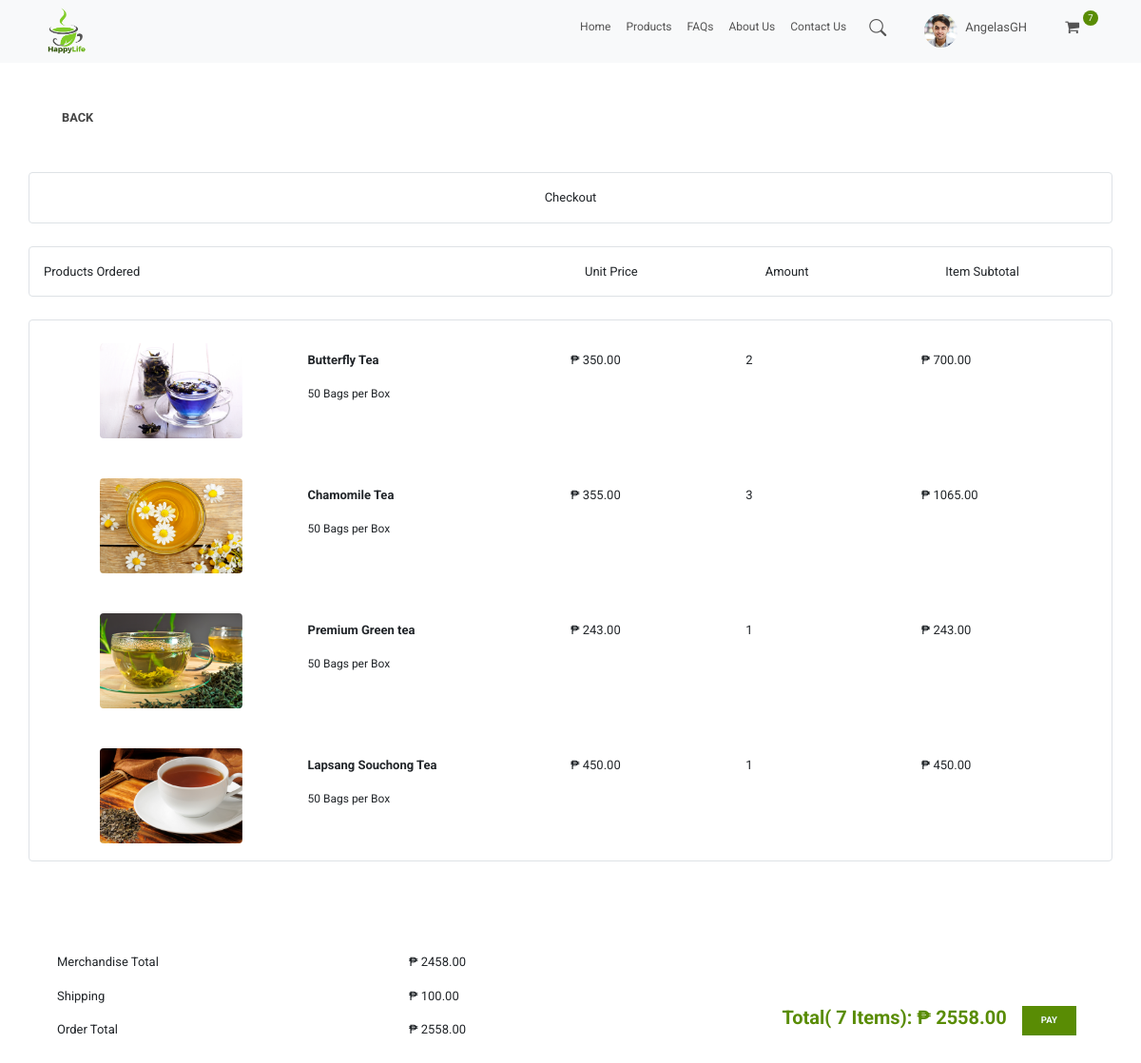
The app's page /user_checkout/ (signed in) with its own data.
### store/models.py (models this page shows, shortened)
class Order(models.Model):
    customer = models.ForeignKey(Customer, on_delete=models.SET_NULL, null=True, blank=True)
    date_ordered = models.DateTimeField(auto_now_add=True)
    complete = models.BooleanField(default=False, null=True, blank=False)
    transaction_id = models.CharField(max_length=100, null=True)
    @property
    def get_cart_total(self):
        orderitems = self.orderitem_set.all()
        total = sum([item.get_total for item in orderitems])
        return total
    def get_cart_items(self):
        orderitems = self.orderitem_set.all()
        total = sum([item.quantity for item in orderitems])
        return total
    @property
    def shipping_fee(self):
        shipping = self.get_cart_total + 100
        return shipping

class OrderItem(models.Model):
    product = models.ForeignKey(Product, on_delete=models.SET_NULL, null=True, blank=True)
    order = models.ForeignKey(Order, on_delete=models.SET_NULL, null=True, blank=True)
    quantity = models.IntegerField(default=0, null=True, blank=True)
    date_added = models.DateTimeField(auto_now_add=True)
    @property
    def get_total(self):
        total = self.product.price * self.quantity
        return total

class Product(models.Model):
    name = models.CharField(max_length=200)
    price = models.FloatField()
    details = models.CharField(max_length=500, null=True, blank=True)
    benefits = models.CharField(max_length=500, null=True, blank=True)
    image = models.ImageField(null=True, blank=True)
    @property
    def imageURL(self):
        try:
            url = self.image.url
        except:
            url = ''
        return url

### store/views.py (the view)
# urls.py: path('user_checkout/', views.user_checkout, name="user_checkout"),
def user_checkout(request):
    if request.user.is_authenticated:
        customer = request.user.customer
        order, created = Order.objects.get_or_create(customer=customer, complete=False)
        items = order.orderitem_set.all()
        cartItems = order.get_cart_items
    else:
        items = []
        order = {'get_cart_total': 0, 'get_cart_items': 0}
        cartItems = order['get_cart_items']
    context = {'items': items, 'order': order, 'cartItems': cartItems}
    return render(request, 'user/checkout.html', context)

### store/templates/user/checkout.html
{% extends 'user/home.html' %}
{% load static %}
{% block content %}
    <section id="signin-form" >
        <div class="container">
            <a href="{% url 'user_cart' %}"><button class="back-btn py-5">Back</button></a>
            <div class="row border rounded pt-3">
                <p class="col-lg-12 d-flex justify-content-center" >Checkout</p>
            </div>
            <br>
            <div class="row border rounded pt-3">
                <div class="col-lg-6">
                    <p>Products Ordered</p>
                </div>
                <div class="col-lg-2">
                    <p>Unit Price</p>
                </div>
                <div class="col-lg-2">
                    <p>Amount</p>
                </div>
                <div class="col-lg-2">
                    <p>Item Subtotal</p>
                </div>
            </div>
            <br>
            <div class="row border rounded">
            {% for item in items %}
            <div class="row p-3">
                <div class="col-lg-6">
                    <div class="row">
                        <div class="col-lg-6">
                            <div class="form-check pt-2">
                                <img id="cart-image" class="rounded mx-auto d-block" src="{{item.product.imageURL}}">
                            </div>
                        </div>
                        <div class="col-lg-6 col-md-4 py-3">
                              <p><strong>{{item.product.name}}</strong></p>
                              <p style="font-size:12px;, margin:0;, padding: 0;">50 Bags per Box</p>
                        </div>
                    </div>
                </div>
                <div class="col-lg-2 pt-3">
                    <p>₱ {{item.product.price|floatformat:2}}</p>
                </div>
                <div class="col-lg-2 pt-3">
                    <p>{{ item.quantity }}</p>
                </div>
                <div class="col-lg-2 pt-3">
                    <p>₱ {{ item.get_total|floatformat:2 }}</p>
                </div>
                </div>
                {% endfor %}
            </div>
            <br><br>
            <div class="container py-5">
                <div class="row">
                    <div class="col-lg-4">
                        <p>Merchandise Total</p>
                        <p>Shipping</p>
                        <p>Order Total</p>
                    </div>
                     <div class="col-lg-4">
                        <p>₱ {{order.get_cart_total|floatformat:2}}</p>
                        <p>₱ 100.00</p>
                        <p>₱ {{order.shipping_fee|floatformat:2}}</p>
                    </div>
                    <div class="col-lg-4">
                         <div class="d-flex justify-content-end pt-5">
                            <div class="p-2 bd-highlight">
                                <h2 style="font-size: 20px">Total( {{order.get_cart_items}} Items):
                                                 ₱ {{order.shipping_fee|floatformat:2}}</h2>
                            </div>
                            <div class="p-2 bd-highlight">
                                <a href="#"><button  class="btn-add-to-cart">Pay</button></a>
                            </div>
                        </div>
                </div>
                </div>
            </div>
        </div>
    </section>
{% endblock content %}

### store/templates/user/home.html (shortened to what this page needs)
<!DOCTYPE html>
{% load static %}
<html>
<head>
        <link rel="stylesheet" href="https://cdn.jsdelivr.net/npm/bootstrap@5.2.0-beta1/dist/css/bootstrap.min.css">
        <link rel="stylesheet" href="https://cdn.jsdelivr.net/npm/bootstrap@4.1.3/dist/css/bootstrap.min.css">
        <link rel="stylesheet" href="https://stackpath.bootstrapcdn.com/bootstrap/4.1.3/css/bootstrap.min.css">
        <link rel="stylesheet" href="https://cdn.jsdelivr.net/npm/bootstrap-icons@1.8.3/font/bootstrap-icons.css">
        <link rel="stylesheet" href="https://cdn.jsdelivr.net/npm/bootstrap@4.0.0/dist/css/bootstrap.min.css"
>
        <link href="https://stackpath.bootstrapcdn.com/font-awesome/4.7.0/css/font-awesome.min.css" rel="stylesheet">
        <link rel="stylesheet" type="text/css" href="{% static 'css/main.css' %}">
</head>
<body>
        <nav class="navbar sticky-top navbar-expand-lg bg-light">
          <div class="container">
            <a href="{% url 'user_home' %}"><img src="{% static 'images/HappyLife-logo.png' %}" alt=""></a>
            <div class="collapse navbar-collapse" id="navbarSupportedContent">
                {% with request.resolver_match.url_name as url_name %}
              <ul class="navbar-nav ml-auto">
                <li class="nav-item ">
                  <a class="nav-link {% if url_name == 'user_home' %}active{% endif %}" aria-current="page" href="{% url 'user_home' %}">Home</a>
                </li>
                <li class="nav-item">
                  <a class="nav-link {% if url_name == 'user_products' %}active{% endif %}" href="{% url 'user_products' %}">Products</a>
                </li>
                  <li class="nav-item">
                  <a class="nav-link {% if url_name == 'user_faqs' %}active{% endif %}" href="{% url 'user_faqs' %}">FAQs</a>
                </li>
                  <li class="nav-item">
                  <a class="nav-link {% if url_name == 'user_about_us' %}active{% endif %}" href="{% url 'user_about_us' %}">About Us</a>
                </li>
                  <li class="nav-item">
                  <a class="nav-link {% if url_name == 'user_contact_us' %}active{% endif %}" href="{% url 'user_contact_us' %}">Contact Us</a>
                </li>
                <li class="nav-item pt-1 px-3">
                      <a href="#search"><i class="bi bi-search" aria-hidden="true"></i></a>
                </li>
                <li class="nav-item pt-1 pl-4 pr-1 ">
                      <a href="#">
                          <img src="{% static 'images/persons/profile.png' %}" alt="..." class="rounded-circle size">
                      </a>
                </li>
                  <li class="nav-item pt-2 pl-1 pr-4 ">
                      <a class="view_link" href="#">
                            <p>{{user}}</p>
                      </a>
                </li>
                  <li class="nav-item pt-1 pl-3 pr-1">
                      <a href="{% url 'user_cart' %}">
                            <i class="fas fa fa-shopping-cart fa-lg"></i>
                      </a>
                </li>
                <li class="nav-item  ">
                      <span class="cart-basket d-flex align-items-center justify-content-center">
                       {{cartItems}}
                      </span>
                </li>
              </ul>
                {% endwith %}
            </div>
          </div>
        </nav>
        {% block content%}{% endblock content%}
</body>
</html>

### static/css/main.css (style rules this page uses)
body { background-color: white; font-family: 'Roboto', sans-serif; }
img { width: 50px; }
a { font-size: 12px !important; color: #545454 !important; }
.navbar { top: 0; left: 0; }
.container .row img { width: 100%; border-radius: 5px; transition: .5s ease; backface-visibility: hidden; }
h2 { font-size: 25px; color: #598c04; font-weight: bold; }
.btn-add-to-cart { font-size: 0.6rem; font-weight: 700; outline: none; border: none; background-color: #598c04; color: aliceblue; padding: 8px 20px; cursor: pointer; text-transform: uppercase; -webkit-transition-duration: 0.4s; transition-duration: 0.4s; }
span { -webkit-user-select: none; -moz-user-select: none; -ms-user-select: none; }
.back-btn { font-size: 0.8rem; font-weight: 700; outline: none; border: none; background-color: transparent; color: #454545; padding: 8px 20px; cursor: pointer; text-transform: uppercase; -webkit-transition-duration: 0.4s; transition-duration: 0.4s; }
#cart-image { width: 150px; height: 100px; }
.size { width: 35px !important; height: 35px !important; }
.bi { font-size: 18px !important; }
.cart-basket { font-size: .6rem; width: 16px; height: 16px; color: #fff; background-color: #598c04; border-radius: 50%; }
p { font-size: 13px; }

### records on screen
Order: id.quantity "7", get_cart_total "2458.00", shipping_fee "2558.00", get_cart_items "7"
OrderItem: product.imageURL (picture), product.name "Butterfly Tea", product.price "350.00", quantity "2", get_total "700.00"
OrderItem: product.imageURL (picture), product.name "Chamomile Tea", product.price "355.00", quantity "3", get_total "1065.00"
OrderItem: product.imageURL (picture), product.name "Premium Green tea", product.price "243.00", quantity "1", get_total "243.00"
OrderItem: product.imageURL (picture), product.name "Lapsang Souchong Tea", product.price "450.00", quantity "1", get_total "450.00"

### other values on screen
{{ user }} "AngelasGH"
